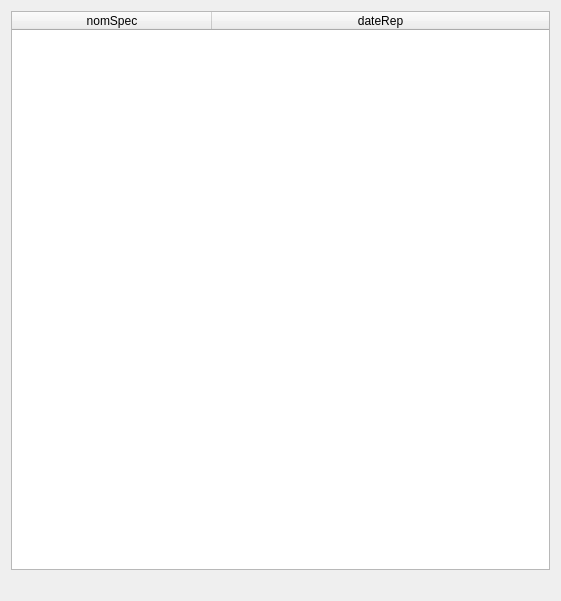
<?xml version="1.0" encoding="UTF-8"?>
<ui version="4.0">
 <class>fct_todo2_1</class>
 <widget class="QDialog" name="fct_todo2_1">
  <property name="geometry">
   <rect>
    <x>0</x>
    <y>0</y>
    <width>561</width>
    <height>601</height>
   </rect>
  </property>
  <property name="windowTitle">
   <string>Afficher les représentations sans places réservées</string>
  </property>
  <layout class="QVBoxLayout" name="verticalLayout">
   <item>
    <widget class="QTableWidget" name="table_fct_todo2_1">
     <attribute name="horizontalHeaderMinimumSectionSize">
      <number>50</number>
     </attribute>
     <attribute name="horizontalHeaderDefaultSectionSize">
      <number>200</number>
     </attribute>
     <attribute name="horizontalHeaderStretchLastSection">
      <bool>true</bool>
     </attribute>
     <attribute name="verticalHeaderVisible">
      <bool>false</bool>
     </attribute>
     <column>
      <property name="text">
       <string>nomSpec</string>
      </property>
     </column>
     <column>
      <property name="text">
       <string>dateRep</string>
      </property>
     </column>
    </widget>
   </item>
   <item>
    <widget class="QLabel" name="label_fct_todo2_1">
     <property name="text">
      <string/>
     </property>
     <property name="alignment">
      <set>Qt::AlignCenter</set>
     </property>
    </widget>
   </item>
  </layout>
 </widget>
 <resources/>
 <connections/>
</ui>
